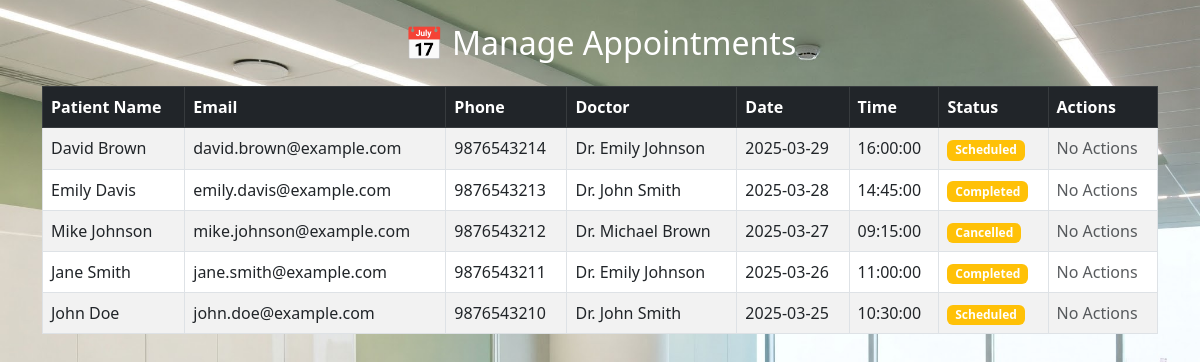
Screenshot of /appointments.php with the database file from the repository.
### tables this page shows
CREATE TABLE `appointments` (
  `id` int(11) NOT NULL,
  `patient_name` varchar(100) NOT NULL,
  `doctor_id` int(11) NOT NULL,
  `appointment_date` date NOT NULL,
  `appointment_time` time NOT NULL,
  `status` enum('Scheduled','Completed','Cancelled','Pending') NOT NULL,
  `patient_email` varchar(100) NOT NULL,
  `patient_phone` varchar(15) NOT NULL
);

CREATE TABLE `doctors` (
  `id` int(11) NOT NULL,
  `name` varchar(100) NOT NULL,
  `specialization` varchar(100) NOT NULL,
  `email` varchar(100) NOT NULL,
  `phone` varchar(15) NOT NULL
);

### appointments.php (the view, shortened to what this page needs)
<?php
include 'db.php';
$result = mysqli_query($conn, "SELECT appointments.*, doctors.name AS doctor_name FROM appointments
                               JOIN doctors ON appointments.doctor_id = doctors.id
                               ORDER BY appointment_date DESC");
?>
<!DOCTYPE html>
<html lang="en">
<head>
    <link href="https://cdn.jsdelivr.net/npm/bootstrap@5.3.0/dist/css/bootstrap.min.css" rel="stylesheet">
</head>
<body style="background: url('hospital-bg.jpg') no-repeat center center fixed; background-size: cover;">
<div class="container mt-4">
    <h2 class="text-center text-white mb-4">📅 Manage Appointments</h2>
    <table class="table table-striped table-bordered bg-white">
        <thead class="table-dark">
            <tr>
                <th>Patient Name</th>
                <th>Email</th>
                <th>Phone</th>
                <th>Doctor</th>
                <th>Date</th>
                <th>Time</th>
                <th>Status</th>
                <th>Actions</th>
            </tr>
        </thead>
        <tbody>
            <?php while ($row = mysqli_fetch_assoc($result)): ?>
            <tr>
                <td><?= htmlspecialchars($row['patient_name']); ?></td>
                <td><?= htmlspecialchars($row['patient_email']); ?></td>
                <td><?= htmlspecialchars($row['patient_phone']); ?></td>
                <td><?= htmlspecialchars($row['doctor_name']); ?></td>
                <td><?= htmlspecialchars($row['appointment_date']); ?></td>
                <td><?= htmlspecialchars($row['appointment_time']); ?></td>
                <td>
                    <span class="badge <?= ($row['status'] == 'Approved') ? 'bg-success' : (($row['status'] == 'Denied') ? 'bg-danger' : 'bg-warning'); ?>">
                        <?= $row['status']; ?>
                    </span>
                </td>
                <td>
                    <?php if ($row['status'] == 'Pending'): ?>
                        <button class="btn btn-success btn-sm update-status" data-id="<?= $row['id']; ?>" data-status="Approved">✅ Approve</button>
                        <button class="btn btn-danger btn-sm update-status" data-id="<?= $row['id']; ?>" data-status="Denied">❌ Deny</button>
                    <?php else: ?>
                        <span class="text-muted">No Actions</span>
                    <?php endif; ?>
                </td>
            </tr>
            <?php endwhile; ?>
        </tbody>
    </table>
</div>
</body>
</html>

### rows the page displays
appointments: patient_name "David Brown", patient_email "david.brown@example.com", patient_phone "9876543214", doctor.name "Dr. Emily Johnson", appointment_date "2025-03-29", appointment_time "16:00:00", status "Scheduled", shows "No Actions"
appointments: patient_name "Emily Davis", patient_email "emily.davis@example.com", patient_phone "9876543213", doctor.name "Dr. John Smith", appointment_date "2025-03-28", appointment_time "14:45:00", status "Completed", shows "No Actions"
appointments: patient_name "Mike Johnson", patient_email "mike.johnson@example.com", patient_phone "9876543212", doctor.name "Dr. Michael Brown", appointment_date "2025-03-27", appointment_time "09:15:00", status "Cancelled", shows "No Actions"
appointments: patient_name "Jane Smith", patient_email "jane.smith@example.com", patient_phone "9876543211", doctor.name "Dr. Emily Johnson", appointment_date "2025-03-26", appointment_time "11:00:00", status "Completed", shows "No Actions"
appointments: patient_name "John Doe", patient_email "john.doe@example.com", patient_phone "9876543210", doctor.name "Dr. John Smith", appointment_date "2025-03-25", appointment_time "10:30:00", status "Scheduled", shows "No Actions"
